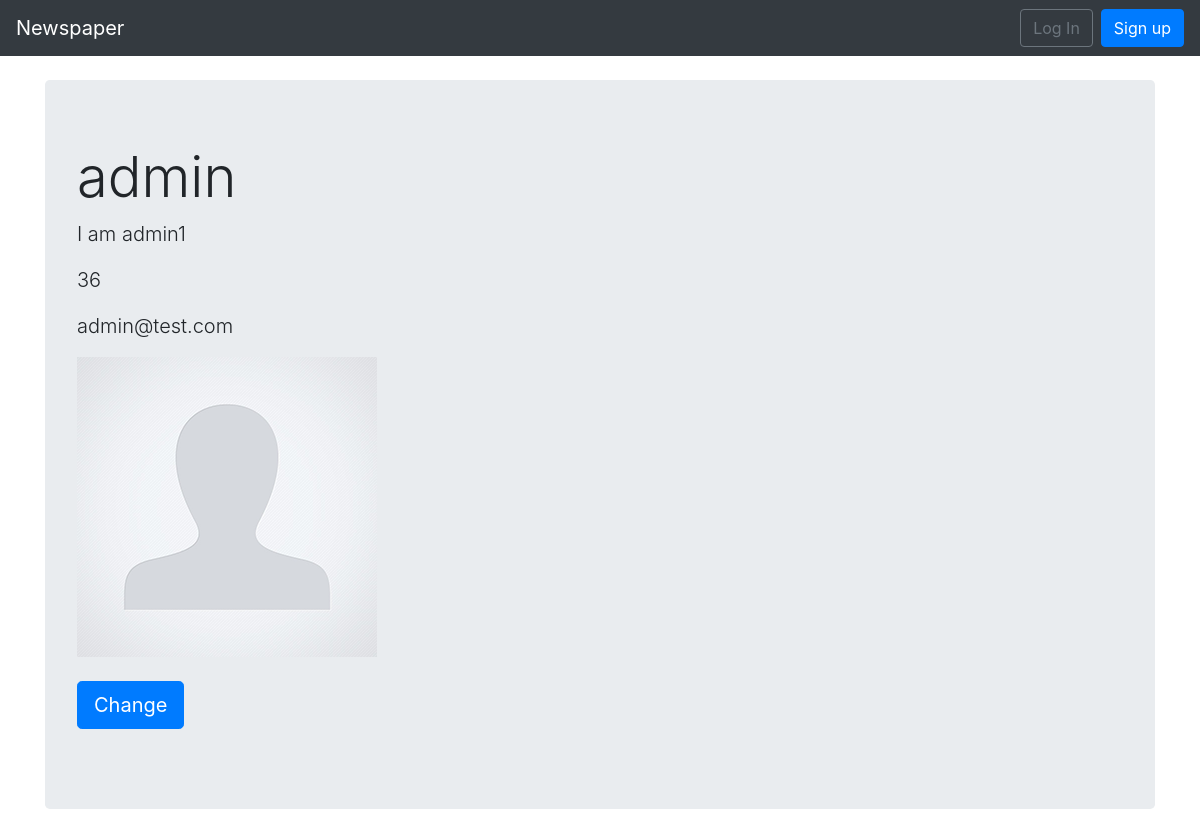
The page /users/1/personal/ on the database its author committed.
### users/models.py (models this page shows, shortened)
class CustomUser(AbstractUser):
    self_description = models.TextField(blank=True, null=False, default='')
    age = models.PositiveIntegerField(null=True, blank=True)
    image = models.ImageField(default='default.jpg', upload_to='user_images')

### users/views.py (the view)
# urls.py: path('<int:pk>/personal/', PersonalAreaView.as_view(), name='home'),
class PersonalAreaView(DetailView):
    model = CustomUser
    template_name = 'home.html'

### templates/home.html (shortened to what this page needs)
{% extends 'base.html' %}
{% block content %}
    <div class='jumbotron'>
        <h1 class='display-4'>{{ customuser.username }}</h1>
        <p class='lead'>{{ customuser.self_description }}</p>
        <p class='lead'>{{ customuser.age }}</p>
        <p class='lead'>{{ customuser.email }}</p>
        <img class='lead' src="{{ customuser.image.url }}"/>
        <p class='lead mt-4'>
            <a class='btn btn-primary btn-lg' href='{% url 'change_user' customuser.pk %}'
               role='button'>Change</a>
        </p>
    </div>
{% endblock content %}

### rows shown on the page
CustomUser: username "admin", self_description "I am admin1", age "36", email "admin@test.com", image (placeholder picture)
